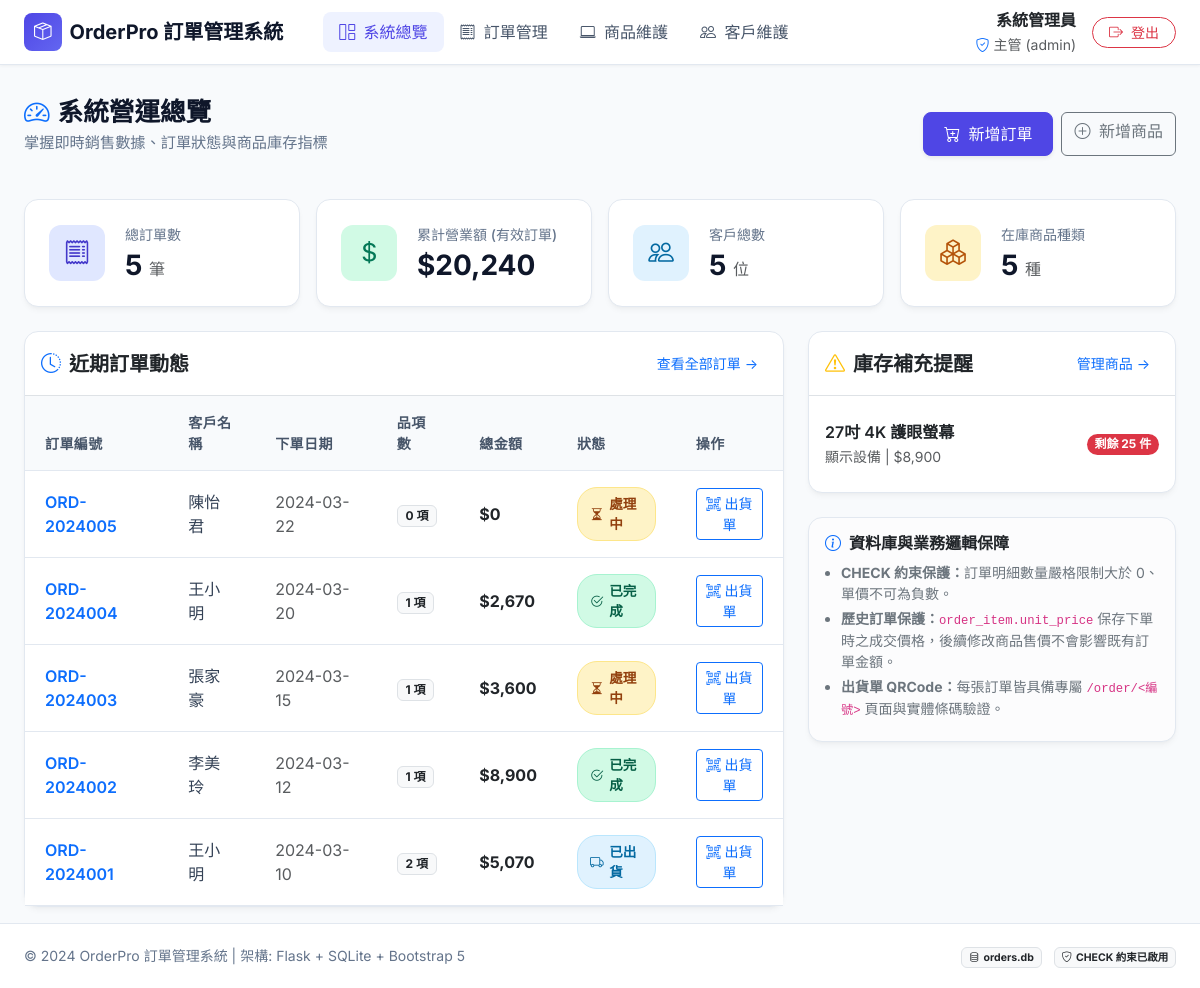
Screenshot of /dashboard (signed in) with the database file from the repository.
### tables this page shows
CREATE TABLE orders (
        order_id TEXT PRIMARY KEY,
        customer_id TEXT NOT NULL,
        order_date TEXT NOT NULL,
        status TEXT NOT NULL CHECK(status IN ('處理中', '已出貨', '已完成', '已取消')),
        sales_rep TEXT NOT NULL,
        FOREIGN KEY (customer_id) REFERENCES customer(customer_id)
            ON UPDATE CASCADE ON DELETE RESTRICT
    );

CREATE TABLE product (
        product_id TEXT PRIMARY KEY,
        name TEXT NOT NULL,
        price REAL NOT NULL CHECK(price >= 0),
        stock INTEGER NOT NULL CHECK(stock >= 0),
        category TEXT NOT NULL
    );

### app.py (the view)
@app.route("/dashboard")
@login_required
def dashboard():
    conn = get_db()
    cursor = conn.cursor()
    cursor.execute("SELECT COUNT(*) FROM orders;")
    total_orders = cursor.fetchone()[0]
    cursor.execute("SELECT COUNT(*) FROM customer;")
    total_customers = cursor.fetchone()[0]
    cursor.execute("SELECT COUNT(*) FROM product;")
    total_products = cursor.fetchone()[0]
    cursor.execute("""
    SELECT COALESCE(SUM(oi.quantity * oi.unit_price), 0)
    FROM order_item oi
    JOIN orders o ON oi.order_id = o.order_id
    WHERE o.status != '已取消';
    """)
    total_revenue = cursor.fetchone()[0]
    cursor.execute("SELECT product_id, name, stock, price, category FROM product WHERE stock < 40 ORDER BY stock ASC;")
    low_stock_products = cursor.fetchall()
    cursor.execute("""
    SELECT o.order_id, o.order_date, o.status, o.sales_rep, c.name AS customer_name,
           COALESCE(SUM(oi.quantity * oi.unit_price), 0) AS total_amount,
           COUNT(oi.product_id) AS item_count
    FROM orders o
    JOIN customer c ON o.customer_id = c.customer_id
    LEFT JOIN order_item oi ON o.order_id = oi.order_id
    GROUP BY o.order_id
    ORDER BY o.order_date DESC, o.order_id DESC
    LIMIT 5;
    """)
    recent_orders = cursor.fetchall()
    conn.close()
    return render_template(
        "dashboard.html",
        total_orders=total_orders,
        total_customers=total_customers,
        total_products=total_products,
        total_revenue=total_revenue,
        low_stock_products=low_stock_products,
        recent_orders=recent_orders
    )

### templates/dashboard.html (shortened to what this page needs)
{% extends "base.html" %}
{% block content %}
<div class="page-header d-flex flex-column flex-md-row justify-content-between align-items-md-center gap-3">
    <div>
        <h1 class="page-title"><i class="bi bi-speedometer2 text-primary me-2"></i>系統營運總覽</h1>
        <p class="page-subtitle">掌握即時銷售數據、訂單狀態與商品庫存指標</p>
    </div>
    <div class="d-flex gap-2">
        <a href="{{ url_for('order_new') }}" class="btn btn-primary-custom shadow-sm">
            <i class="bi bi-cart-plus me-1"></i> 新增訂單
        </a>
        <a href="{{ url_for('product_new') }}" class="btn btn-outline-secondary">
            <i class="bi bi-plus-circle me-1"></i> 新增商品
        </a>
    </div>
</div>
<div class="row g-3 mb-4">
    <div class="col-sm-6 col-xl-3">
        <div class="card-custom kpi-card">
            <div class="kpi-icon-box kpi-icon-indigo">
                <i class="bi bi-receipt"></i>
            </div>
            <div>
                <div class="kpi-label">總訂單數</div>
                <div class="kpi-value">{{ total_orders }} <span class="fs-6 fw-normal text-muted">筆</span></div>
            </div>
        </div>
    </div>
    <div class="col-sm-6 col-xl-3">
        <div class="card-custom kpi-card">
            <div class="kpi-icon-box kpi-icon-emerald">
                <i class="bi bi-currency-dollar"></i>
            </div>
            <div>
                <div class="kpi-label">累計營業額 (有效訂單)</div>
                <div class="kpi-value">${{ total_revenue | currency }}</div>
            </div>
        </div>
    </div>
    <div class="col-sm-6 col-xl-3">
        <div class="card-custom kpi-card">
            <div class="kpi-icon-box kpi-icon-sky">
                <i class="bi bi-people"></i>
            </div>
            <div>
                <div class="kpi-label">客戶總數</div>
                <div class="kpi-value">{{ total_customers }} <span class="fs-6 fw-normal text-muted">位</span></div>
            </div>
        </div>
    </div>
    <div class="col-sm-6 col-xl-3">
        <div class="card-custom kpi-card">
            <div class="kpi-icon-box kpi-icon-amber">
                <i class="bi bi-boxes"></i>
            </div>
            <div>
                <div class="kpi-label">在庫商品種類</div>
                <div class="kpi-value">{{ total_products }} <span class="fs-6 fw-normal text-muted">種</span></div>
            </div>
        </div>
    </div>
</div>
<div class="row g-4">
    <div class="col-lg-8">
        <div class="card-custom">
            <div class="p-3 border-bottom d-flex justify-content-between align-items-center">
                <h5 class="fw-bold mb-0 text-dark"><i class="bi bi-clock-history text-primary me-2"></i>近期訂單動態</h5>
                <a href="{{ url_for('order_list') }}" class="btn btn-sm btn-link text-decoration-none">查看全部訂單 &rarr;</a>
            </div>
            <div class="table-responsive">
                <table class="table table-custom">
                    <thead>
                        <tr>
                            <th>訂單編號</th>
                            <th>客戶名稱</th>
                            <th>下單日期</th>
                            <th>品項數</th>
                            <th>總金額</th>
                            <th>狀態</th>
                            <th>操作</th>
                        </tr>
                    </thead>
                    <tbody>
                        {% for o in recent_orders %}
                        <tr>
                            <td class="fw-semibold text-primary">
                                <a href="{{ url_for('order_detail', order_id=o.order_id) }}" class="text-decoration-none">
                                    {{ o.order_id }}
                                </a>
                            </td>
                            <td>{{ o.customer_name }}</td>
                            <td><span class="text-muted">{{ o.order_date }}</span></td>
                            <td><span class="badge bg-light text-dark border">{{ o.item_count }} 項</span></td>
                            <td class="fw-bold text-dark">${{ o.total_amount | currency }}</td>
                            <td>
                                {% if o.status == '處理中' %}
                                    <span class="status-badge status-processing"><i class="bi bi-hourglass-split"></i> 處理中</span>
                                {% elif o.status == '已出貨' %}
                                    <span class="status-badge status-shipped"><i class="bi bi-truck"></i> 已出貨</span>
                                {% elif o.status == '已完成' %}
                                    <span class="status-badge status-completed"><i class="bi bi-check2-circle"></i> 已完成</span>
                                {% else %}
                                    <span class="status-badge status-cancelled"><i class="bi bi-x-circle"></i> 已取消</span>
                                {% endif %}
                            </td>
                            <td>
                                <a href="{{ url_for('order_detail', order_id=o.order_id) }}" class="btn btn-sm btn-outline-primary" title="查看出貨單與QRCode">
                                    <i class="bi bi-qr-code-scan me-1"></i>出貨單
                                </a>
                            </td>
                        </tr>
                        {% else %}
                        <tr>
                            <td colspan="7" class="text-center py-4 text-muted">目前暫無任何訂單資料</td>
                        </tr>
                        {% endfor %}
                    </tbody>
                </table>
            </div>
        </div>
    </div>
    <div class="col-lg-4">
        <div class="card-custom mb-4">
            <div class="p-3 border-bottom d-flex justify-content-between align-items-center">
                <h5 class="fw-bold mb-0 text-dark"><i class="bi bi-exclamation-triangle text-warning me-2"></i>庫存補充提醒</h5>
                <a href="{{ url_for('product_list') }}" class="btn btn-sm btn-link text-decoration-none">管理商品 &rarr;</a>
            </div>
            <div class="p-3">
                {% if low_stock_products %}
                <ul class="list-group list-group-flush">
                    {% for p in low_stock_products %}
                    <li class="list-group-item px-0 d-flex justify-content-between align-items-center">
                        <div>
                            <div class="fw-semibold text-dark">{{ p.name }}</div>
                            <small class="text-muted">{{ p.category }} | ${{ p.price | currency }}</small>
                        </div>
                        <span class="badge {{ 'bg-danger' if p.stock < 30 else 'bg-warning text-dark' }} rounded-pill px-2.5 py-1.5">
                            剩餘 {{ p.stock }} 件
                        </span>
                    </li>
                    {% endfor %}
                </ul>
                {% else %}
                <div class="text-center py-3 text-muted">
                    <i class="bi bi-shield-check text-success fs-3 d-block mb-1"></i>
                    所有商品庫存充足！
                </div>
                {% endif %}
            </div>
        </div>
        <div class="card-custom p-3 bg-light-subtle">
            <h6 class="fw-bold text-dark mb-2"><i class="bi bi-info-circle text-primary me-2"></i>資料庫與業務邏輯保障</h6>
            <ul class="small text-secondary mb-0 ps-3">
                <li class="mb-1"><strong>CHECK 約束保護：</strong>訂單明細數量嚴格限制大於 0、單價不可為負數。</li>
                <li class="mb-1"><strong>歷史訂單保護：</strong><code>order_item.unit_price</code> 保存下單時之成交價格，後續修改商品售價不會影響既有訂單金額。</li>
                <li class="mb-1"><strong>出貨單 QRCode：</strong>每張訂單皆具備專屬 <code>/order/&lt;編號&gt;</code> 頁面與實體條碼驗證。</li>
            </ul>
        </div>
    </div>
</div>
{% endblock %}

### templates/base.html (shortened to what this page needs)
<!DOCTYPE html>
<html lang="zh-TW">
<head>
    <link href="https://cdn.jsdelivr.net/npm/bootstrap@5.3.3/dist/css/bootstrap.min.css" rel="stylesheet">
    <link href="https://cdn.jsdelivr.net/npm/bootstrap-icons@1.11.3/font/bootstrap-icons.min.css" rel="stylesheet">
    <link rel="stylesheet" href="{{ url_for('static', filename='css/style.css') }}">
</head>
<body>
    <nav class="navbar navbar-expand-lg navbar-custom sticky-top no-print">
        <div class="container-fluid px-4">
            <a class="navbar-brand" href="{{ url_for('dashboard') if current_user else url_for('login') }}">
                <span class="brand-icon"><i class="bi bi-box-seam"></i></span>
                <span>OrderPro 訂單管理系統</span>
            </a>
            <div class="collapse navbar-collapse" id="navbarMain">
                {% if current_user %}
                <ul class="navbar-nav me-auto mb-2 mb-lg-0 ms-lg-4">
                    <li class="nav-item">
                        <a class="nav-link {{ 'active' if request.endpoint == 'dashboard' }}" href="{{ url_for('dashboard') }}">
                            <i class="bi bi-grid-1x2 me-1"></i> 系統總覽
                        </a>
                    </li>
                    <li class="nav-item">
                        <a class="nav-link {{ 'active' if request.endpoint in ['order_list', 'order_new', 'order_detail'] }}" href="{{ url_for('order_list') }}">
                            <i class="bi bi-receipt me-1"></i> 訂單管理
                        </a>
                    </li>
                    <li class="nav-item">
                        <a class="nav-link {{ 'active' if request.endpoint in ['product_list', 'product_new', 'product_edit'] }}" href="{{ url_for('product_list') }}">
                            <i class="bi bi-laptop me-1"></i> 商品維護
                        </a>
                    </li>
                    <li class="nav-item">
                        <a class="nav-link {{ 'active' if request.endpoint in ['customer_list', 'customer_new', 'customer_edit'] }}" href="{{ url_for('customer_list') }}">
                            <i class="bi bi-people me-1"></i> 客戶維護
                        </a>
                    </li>
                </ul>
                <div class="d-flex align-items-center gap-3">
                    <div class="text-end d-none d-sm-block">
                        <div class="fw-semibold text-dark fs-6">{{ current_user.name }}</div>
                        <small class="text-muted"><i class="bi bi-shield-check text-primary me-1"></i>{{ current_user.role }} ({{ current_user.username }})</small>
                    </div>
                    <a href="{{ url_for('logout') }}" class="btn btn-outline-danger btn-sm rounded-pill px-3">
                        <i class="bi bi-box-arrow-right me-1"></i> 登出
                    </a>
                </div>
                {% endif %}
            </div>
        </div>
    </nav>
    <main class="container-fluid px-4 py-3 flex-grow-1">
        {% block content %}{% endblock %}
    </main>
    <footer class="no-print">
        <div class="container-fluid px-4 d-flex flex-column flex-md-row justify-content-between align-items-center">
            <div>
                <span>&copy; 2024 OrderPro 訂單管理系統 | 架構: Flask + SQLite + Bootstrap 5</span>
            </div>
            <div class="mt-2 mt-md-0">
                <span class="badge bg-light text-dark border me-2"><i class="bi bi-database me-1"></i>orders.db</span>
                <span class="badge bg-light text-dark border"><i class="bi bi-shield-check me-1"></i>CHECK 約束已啟用</span>
            </div>
        </div>
    </footer>
</body>
</html>

### rows the page displays
orders: order_id "ORD-2024005", customer_name "陳怡君", order_date "2024-03-22", item_count "0", total_amount "0", status "處理中" (drawn)
orders: order_id "ORD-2024004", customer_name "王小明", order_date "2024-03-20", item_count "1", total_amount "2,670", status "已完成" (drawn)
orders: order_id "ORD-2024003", customer_name "張家豪", order_date "2024-03-15", item_count "1", total_amount "3,600", status "處理中" (drawn)
orders: order_id "ORD-2024002", customer_name "李美玲", order_date "2024-03-12", item_count "1", total_amount "8,900", status "已完成" (drawn)
orders: order_id "ORD-2024001", customer_name "王小明", order_date "2024-03-10", item_count "2", total_amount "5,070", status "已出貨" (drawn)
product: name "27吋 4K 護眼螢幕", category "顯示設備", price "8,900", stock "25"

### other values shown
{{ current_user.name }} "系統管理員"
{{ current_user.role }} "主管"
{{ current_user.username }} "admin"
{{ total_orders }} "5"
{{ total_revenue | currency }} "20,240"
{{ total_customers }} "5"
{{ total_products }} "5"
